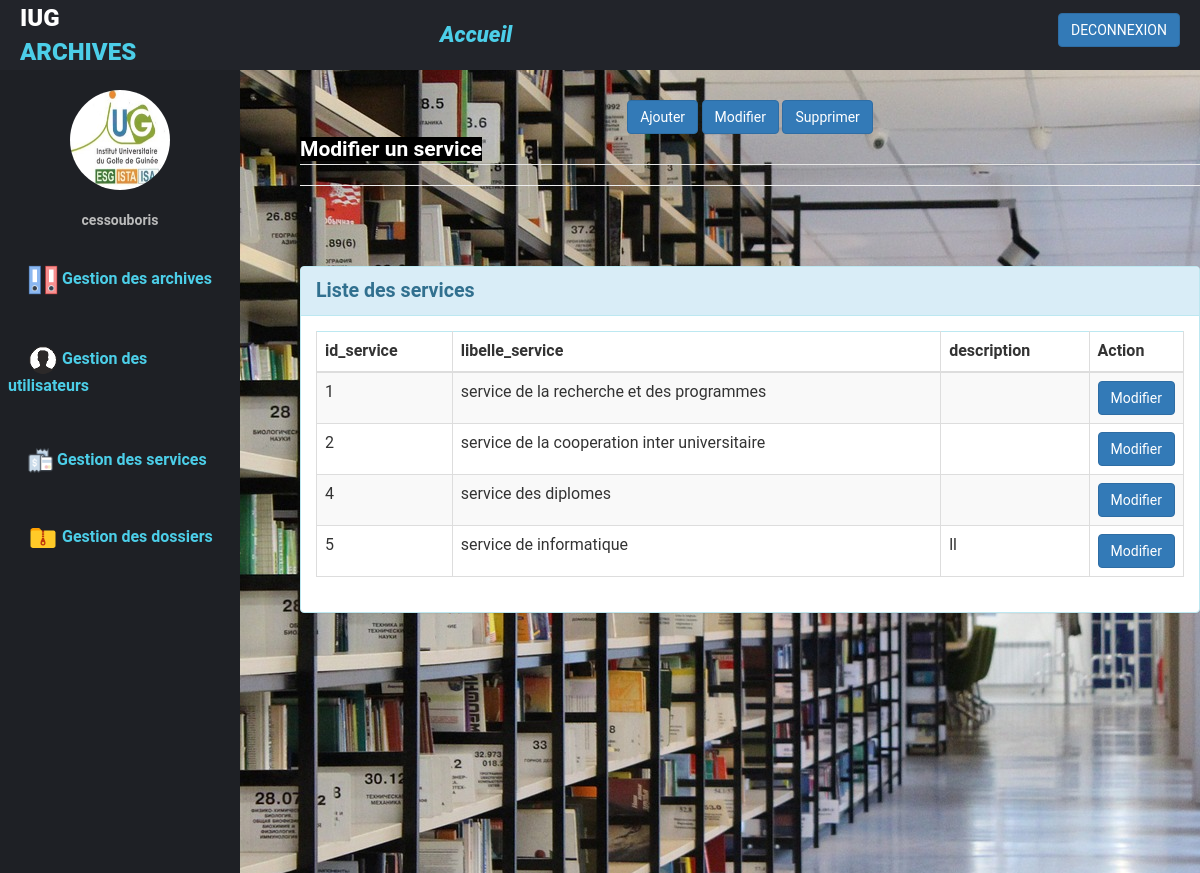
The page /modifier_service.php (signed in) on the database its author committed.
### tables this page shows
CREATE TABLE IF NOT EXISTS `service` (
  `id_service` int(11) NOT NULL AUTO_INCREMENT,
  `libelle_service` varchar(55) NOT NULL,
  `description` text NOT NULL,
  PRIMARY KEY (`id_service`)
);

### modifier_service.php (the view, shortened to what this page needs)
<?php
 include("connecter_base.php");
?>
<?php
 $requete =$base->query('SELECT* FROM service ');
 $requete -> execute ();
 ?>
<html>
    <head>
        <link rel="stylesheet" href="bootstrap.css">
        <link rel="stylesheet" href="style_ajouter_user.css">
    </head>
<body style="background-image:url(se.jpg)">
   <div class="contenaire_body">
          <center>
             <a href="ajouter_service.php" class="btn btn-primary">Ajouter </a>
             <a href="modifier_service.php" class="btn btn-primary">Modifier </a>
             <a href="supprimer_service.php" class="btn btn-primary">Supprimer </a>
           </center>
       <legend><strong style="color: white;background-color: rgb(0,0,0);">Modifier un service<strong></legend>  <hr>
      <br><br><br>
       <div class="panel panel-info"  style="width: 900px" >
            <div class="panel-heading" style="font-size:1.4em">Liste des services</div>
                <div class="panel-body">
                    <table class="table table-hover table-striped table-bordered">
                        <thead>
                            <tr  class="panel panel-info">
                            <th >id_service</th>  <th >libelle_service</th> <th >description</th><th style="width: 10px" >Action</th>
                            </tr>
                        </thead>
                        <tbody>
                                      <?php while($reponse=$requete->fetch()){ ?>
                                       <tr >
                                            <td ><?php echo $reponse['id_service']?> </td>
                                           <td ><?php echo $reponse['libelle_service']?> </td>
                                           <td ><?php echo $reponse['description']?></td>
                                           <td>
                                           <a href="modification_service.php?id_service=<?php echo $reponse['id_service']?>" class="btn btn-primary">
                                                  Modifier
                                           </td>
                                       </tr>
                                <?php } ?>
                        </tbody>
                    </table>
           </div>
              </div>
                </div>
<div class="wrapper">
     <div class="header">
        <div class="header-menu">
          <div class="title">IUG <span>ARCHIVES</span></div>
            <div class="sidebar-btn">
                <i class="fas fa-bars"><a href="accueil_admin.php" class="accueil"> Accueil</a></i>
            </div>
            <p class="aaa"  ><a href="deconnection.php" class="btn btn-primary" >DECONNEXION</a></p>
        </div>
     </div>
      <div class="sidebar">
        <div class="sidebar-menu">
           <center class="profile">
             <img src='logo_iug.jpg'>
             <p> <?php echo $_SESSION['login'];?></p>
           </center>
           <li class="item">
              <a href="gerer_archive.php" class="menu-btn">
              <i class="fas fa-desktop"></i><img src="logo_archive.png" width="30px" height="30px">&nbsp<span>Gestion des archives</span>
              </a>
           </li>
           <li class="item" id="messages">
              <a href="gerer_utilisateur.php" class="menu-btn">
                 <i class="fas fa-envelope"></i><img src="logo_user.png" width="30px" height="30px">&nbsp<span>Gestion des utilisateurs <i class="fas fa-chevron-down drop-down"></i></span>
              </a>
           </li>
           <li class="item" id="settings">
              <a href="gerer_service.php" class="menu-btn">
              <i class="fas fa-envelope"></i> <img src="logo_service.png" width="25px" height="25px">  <span> Gestion des services</span>
              </a>
           </li>
           <li class="item">
              <a href="gerer_dossier.php" class="menu-btn">
              <i class="fas fa-info-circle"></i><img src="logo_dossiers.png" width="30px" height="30px" style="color:white" >&nbsp<span>Gestion des dossiers</span>
              </a>
           </li>
        </div>
      </div>
        <div class="main-container-ajoutuser">
        <br><br><br><br><br><br><br><br><br><br><br><br>
        </div>
 </div>
</body>
</html>

### style_ajouter_user.css (style rules this page uses)
* { margin: 0; padding: 0; list-style: none; text-decoration: none; box-sizing: border-box; font-family: "Roboto", sans-serif; }
body { background-color: #fff; }
.wrapper .header { z-index: 1; background-color: #22242A; position: fixed; width: calc(100% - 0%); height: 70px; display: flex; top: 0; }
.wrapper .header .header-menu { width: calc(100% -0%); height: 100%; display :flex; justify-content: space-between; align-items: center; padding: 0 20px; }
.wrapper .header .header-menu .aaa { color:#4CCEE8; margin-left:900px; cursor: pointer; font-size: 18px; font-weight: 600; transition: 0.3s; transition-property: color ; }
.wrapper .header .header-menu .title { color: #fff; font-size: 24px; text-transform: uppercase; font-weight: 900; }
.wrapper .header .header-menu .title span { color: #4CCEE8; }
.wrapper .header .header-menu .sidebar-btn { color: #fff; position: fixed; margin-left: 240px; font-size: 22px; font-weight: 900; cursor: pointer; transition: 0.3s; transition-property: color ; }
.wrapper .sidebar { z-index: 1; background-color:#1e2025; position: fixed; top: 70px; width: 240px; height: calc(100% - 0%); transition-property: width; overflow-y: auto; }
.wrapper .sidebar .sidebar-menu { overflow: hidden; }
.wrapper .sidebar .sidebar-menu .profile img { margin: 20px 0; width: 100px; height: 100px; border-radius: 50px; }
.wrapper .sidebar .sidebar-menu .profile p { color: #bbb; font-weight: 700; margin-bottom: 10px; }
.wrapper .sidebar .sidebar-menu .item .menu-btn { display: block; color: #4CCEE8 ; position: relative; padding: 25px 8px; transition: 0.3s; transition-property: color; font-size: 16px; }
.accueil { margin-left: 180px; color:#4CCEE8; }
.contenaire_body { padding-top:100px ; margin-left:300px ; }

### rows shown on the page
service: id_service "1", libelle_service "service de la recherche et des programmes"
service: id_service "2", libelle_service "service de la cooperation inter universitaire"
service: id_service "4", libelle_service "service des diplomes"
service: id_service "5", libelle_service "service de informatique", description "ll"

### other values the page prints
$_SESSION['login'] "cessouboris"
